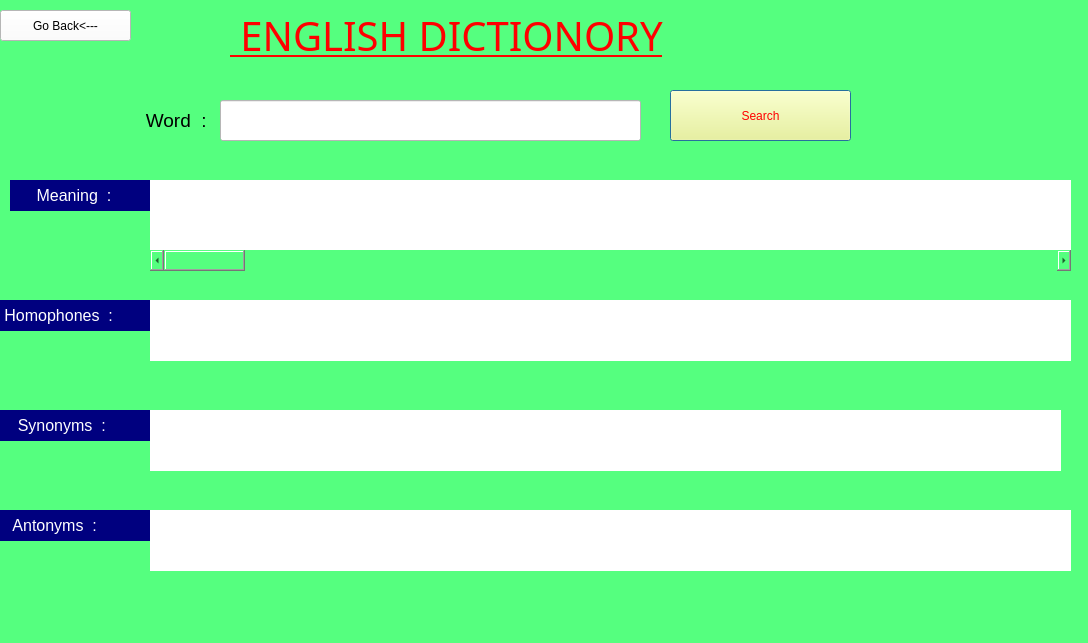
<?xml version="1.0" encoding="UTF-8"?>
<ui version="4.0">
 <class>Dialog</class>
 <widget class="QDialog" name="Dialog">
  <property name="enabled">
   <bool>true</bool>
  </property>
  <property name="geometry">
   <rect>
    <x>0</x>
    <y>0</y>
    <width>1088</width>
    <height>643</height>
   </rect>
  </property>
  <property name="windowTitle">
   <string>Dialog</string>
  </property>
  <property name="styleSheet">
   <string notr="true">background-color: rgb(0, 255, 255);
background-color: rgb(85, 255, 127);</string>
  </property>
  <widget class="QLabel" name="label_3">
   <property name="geometry">
    <rect>
     <x>130</x>
     <y>100</y>
     <width>91</width>
     <height>41</height>
    </rect>
   </property>
   <property name="font">
    <font>
     <family>MS Shell Dlg 2</family>
     <pointsize>14</pointsize>
     <weight>9</weight>
     <italic>false</italic>
     <bold>false</bold>
    </font>
   </property>
   <property name="styleSheet">
    <string notr="true">font: 75 14pt &quot;MS Shell Dlg 2&quot;;</string>
   </property>
   <property name="text">
    <string>   Word  :</string>
   </property>
  </widget>
  <widget class="QLabel" name="label_4">
   <property name="geometry">
    <rect>
     <x>0</x>
     <y>410</y>
     <width>151</width>
     <height>31</height>
    </rect>
   </property>
   <property name="font">
    <font>
     <pointsize>12</pointsize>
    </font>
   </property>
   <property name="styleSheet">
    <string notr="true">background-color: rgb(0, 0, 127);
color: rgb(255, 255, 255);</string>
   </property>
   <property name="text">
    <string>    Synonyms  :</string>
   </property>
  </widget>
  <widget class="QLabel" name="label_5">
   <property name="geometry">
    <rect>
     <x>0</x>
     <y>510</y>
     <width>151</width>
     <height>31</height>
    </rect>
   </property>
   <property name="font">
    <font>
     <pointsize>12</pointsize>
    </font>
   </property>
   <property name="styleSheet">
    <string notr="true">background-color: rgb(0, 0, 127);
color: rgb(255, 255, 255);</string>
   </property>
   <property name="text">
    <string>   Antonyms  :</string>
   </property>
  </widget>
  <widget class="QLineEdit" name="word">
   <property name="geometry">
    <rect>
     <x>220</x>
     <y>100</y>
     <width>421</width>
     <height>41</height>
    </rect>
   </property>
   <property name="styleSheet">
    <string notr="true">background-color: rgb(255, 255, 255);
font: 12pt &quot;MS Shell Dlg 2&quot;;</string>
   </property>
  </widget>
  <widget class="QLabel" name="label_9">
   <property name="geometry">
    <rect>
     <x>230</x>
     <y>10</y>
     <width>611</width>
     <height>51</height>
    </rect>
   </property>
   <property name="font">
    <font>
     <family>MV Boli</family>
     <pointsize>30</pointsize>
     <weight>50</weight>
     <italic>false</italic>
     <bold>false</bold>
     <underline>true</underline>
    </font>
   </property>
   <property name="styleSheet">
    <string notr="true">color: rgb(255, 0, 0);
font: 75 28pt &quot;MS Shell Dlg 2&quot;;
font: 30pt &quot;MV Boli&quot;;
text-decoration: underline;

</string>
   </property>
   <property name="text">
    <string> ENGLISH DICTIONORY</string>
   </property>
  </widget>
  <widget class="QLabel" name="label_7">
   <property name="geometry">
    <rect>
     <x>10</x>
     <y>180</y>
     <width>141</width>
     <height>31</height>
    </rect>
   </property>
   <property name="font">
    <font>
     <pointsize>12</pointsize>
    </font>
   </property>
   <property name="styleSheet">
    <string notr="true">background-color: rgb(0, 0, 127);
color: rgb(255, 255, 255);</string>
   </property>
   <property name="text">
    <string>      Meaning  :</string>
   </property>
  </widget>
  <widget class="QPushButton" name="b6">
   <property name="geometry">
    <rect>
     <x>670</x>
     <y>90</y>
     <width>181</width>
     <height>51</height>
    </rect>
   </property>
   <property name="styleSheet">
    <string notr="true">font: 20pt &quot;Cooper Black&quot;;

background-color: rgb(255, 255, 127);
color: rgb(255, 0, 0);</string>
   </property>
   <property name="text">
    <string>Search</string>
   </property>
  </widget>
  <widget class="QLabel" name="label_10">
   <property name="geometry">
    <rect>
     <x>0</x>
     <y>300</y>
     <width>151</width>
     <height>31</height>
    </rect>
   </property>
   <property name="font">
    <font>
     <pointsize>12</pointsize>
    </font>
   </property>
   <property name="styleSheet">
    <string notr="true">background-color: rgb(0, 0, 127);
color: rgb(255, 255, 255);</string>
   </property>
   <property name="text">
    <string> Homophones  :</string>
   </property>
  </widget>
  <widget class="QLabel" name="mean">
   <property name="geometry">
    <rect>
     <x>150</x>
     <y>180</y>
     <width>921</width>
     <height>91</height>
    </rect>
   </property>
   <property name="styleSheet">
    <string notr="true">background-color: rgb(255, 255, 255);
font: 11pt &quot;MS Shell Dlg 2&quot;;</string>
   </property>
   <property name="text">
    <string/>
   </property>
  </widget>
  <widget class="QLabel" name="homo">
   <property name="geometry">
    <rect>
     <x>150</x>
     <y>300</y>
     <width>921</width>
     <height>61</height>
    </rect>
   </property>
   <property name="styleSheet">
    <string notr="true">background-color: rgb(255, 255, 255);
font: 11pt &quot;MS Shell Dlg 2&quot;;</string>
   </property>
   <property name="text">
    <string/>
   </property>
  </widget>
  <widget class="QLabel" name="syno">
   <property name="geometry">
    <rect>
     <x>150</x>
     <y>410</y>
     <width>911</width>
     <height>61</height>
    </rect>
   </property>
   <property name="styleSheet">
    <string notr="true">background-color: rgb(255, 255, 255);
font: 11pt &quot;MS Shell Dlg 2&quot;;</string>
   </property>
   <property name="text">
    <string/>
   </property>
  </widget>
  <widget class="QLabel" name="anto">
   <property name="geometry">
    <rect>
     <x>150</x>
     <y>510</y>
     <width>921</width>
     <height>61</height>
    </rect>
   </property>
   <property name="styleSheet">
    <string notr="true">background-color: rgb(255, 255, 255);
font: 11pt &quot;MS Shell Dlg 2&quot;;</string>
   </property>
   <property name="text">
    <string/>
   </property>
  </widget>
  <widget class="QScrollBar" name="horizontalScrollBar">
   <property name="geometry">
    <rect>
     <x>150</x>
     <y>250</y>
     <width>921</width>
     <height>21</height>
    </rect>
   </property>
   <property name="orientation">
    <enum>Qt::Horizontal</enum>
   </property>
  </widget>
  <widget class="QPushButton" name="goback">
   <property name="geometry">
    <rect>
     <x>0</x>
     <y>10</y>
     <width>131</width>
     <height>31</height>
    </rect>
   </property>
   <property name="styleSheet">
    <string notr="true">font: 75 12pt &quot;MS Shell Dlg 2&quot;;
background-color: rgb(255, 255, 255);</string>
   </property>
   <property name="text">
    <string>Go Back&lt;---</string>
   </property>
  </widget>
 </widget>
 <resources/>
 <connections/>
</ui>
